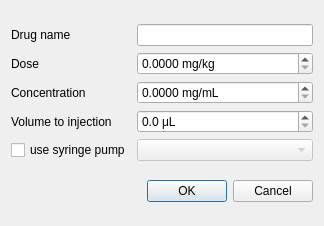
<?xml version="1.0" encoding="UTF-8"?>
<ui version="4.0">
 <class>Dialog</class>
 <widget class="QDialog" name="Dialog">
  <property name="geometry">
   <rect>
    <x>0</x>
    <y>0</y>
    <width>324</width>
    <height>226</height>
   </rect>
  </property>
  <property name="windowTitle">
   <string>Dialog</string>
  </property>
  <property name="modal">
   <bool>true</bool>
  </property>
  <layout class="QVBoxLayout" name="verticalLayout">
   <item>
    <layout class="QGridLayout" name="gridLayout">
     <item row="3" column="0">
      <widget class="QLabel" name="volumeToInjectionLabel">
       <property name="text">
        <string>Volume to injection</string>
       </property>
      </widget>
     </item>
     <item row="1" column="1">
      <widget class="QDoubleSpinBox" name="drugDoseSpinBox">
       <property name="sizePolicy">
        <sizepolicy hsizetype="MinimumExpanding" vsizetype="Fixed">
         <horstretch>0</horstretch>
         <verstretch>0</verstretch>
        </sizepolicy>
       </property>
       <property name="alignment">
        <set>Qt::AlignLeading|Qt::AlignLeft|Qt::AlignVCenter</set>
       </property>
       <property name="suffix">
        <string> mg/kg</string>
       </property>
       <property name="decimals">
        <number>4</number>
       </property>
       <property name="maximum">
        <double>1000000.000000000000000</double>
       </property>
       <property name="singleStep">
        <double>0.100000000000000</double>
       </property>
      </widget>
     </item>
     <item row="2" column="0">
      <widget class="QLabel" name="concentrationLabel">
       <property name="text">
        <string>Concentration</string>
       </property>
      </widget>
     </item>
     <item row="0" column="0">
      <widget class="QLabel" name="drugNameLabel">
       <property name="text">
        <string>Drug name</string>
       </property>
      </widget>
     </item>
     <item row="1" column="0">
      <widget class="QLabel" name="drugDoseLabel">
       <property name="text">
        <string>Dose</string>
       </property>
      </widget>
     </item>
     <item row="2" column="1">
      <widget class="QDoubleSpinBox" name="drugConcentrationSpinBox">
       <property name="sizePolicy">
        <sizepolicy hsizetype="MinimumExpanding" vsizetype="Fixed">
         <horstretch>0</horstretch>
         <verstretch>0</verstretch>
        </sizepolicy>
       </property>
       <property name="suffix">
        <string> mg/mL</string>
       </property>
       <property name="decimals">
        <number>4</number>
       </property>
       <property name="maximum">
        <double>1000000.000000000000000</double>
       </property>
       <property name="singleStep">
        <double>0.100000000000000</double>
       </property>
      </widget>
     </item>
     <item row="0" column="1">
      <widget class="QLineEdit" name="drugNameLineEdit"/>
     </item>
     <item row="4" column="0">
      <widget class="QCheckBox" name="usePumpCheckBox">
       <property name="toolTip">
        <string>Check this box if this drug is injected using a syringe pump</string>
       </property>
       <property name="text">
        <string>use syringe pump</string>
       </property>
      </widget>
     </item>
     <item row="4" column="1">
      <widget class="QComboBox" name="pumpComboBox">
       <property name="enabled">
        <bool>false</bool>
       </property>
      </widget>
     </item>
     <item row="3" column="1">
      <widget class="QDoubleSpinBox" name="drugVolumeSpinBox">
       <property name="sizePolicy">
        <sizepolicy hsizetype="MinimumExpanding" vsizetype="Fixed">
         <horstretch>0</horstretch>
         <verstretch>0</verstretch>
        </sizepolicy>
       </property>
       <property name="suffix">
        <string> μL</string>
       </property>
       <property name="decimals">
        <number>1</number>
       </property>
       <property name="maximum">
        <double>1000000.000000000000000</double>
       </property>
      </widget>
     </item>
    </layout>
   </item>
   <item>
    <widget class="QDialogButtonBox" name="buttonBox">
     <property name="orientation">
      <enum>Qt::Horizontal</enum>
     </property>
     <property name="standardButtons">
      <set>QDialogButtonBox::Cancel|QDialogButtonBox::Ok</set>
     </property>
    </widget>
   </item>
  </layout>
 </widget>
 <tabstops>
  <tabstop>drugNameLineEdit</tabstop>
  <tabstop>drugDoseSpinBox</tabstop>
  <tabstop>drugConcentrationSpinBox</tabstop>
  <tabstop>drugVolumeSpinBox</tabstop>
  <tabstop>usePumpCheckBox</tabstop>
 </tabstops>
 <resources/>
 <connections>
  <connection>
   <sender>buttonBox</sender>
   <signal>accepted()</signal>
   <receiver>Dialog</receiver>
   <slot>accept()</slot>
   <hints>
    <hint type="sourcelabel">
     <x>248</x>
     <y>254</y>
    </hint>
    <hint type="destinationlabel">
     <x>157</x>
     <y>274</y>
    </hint>
   </hints>
  </connection>
  <connection>
   <sender>buttonBox</sender>
   <signal>rejected()</signal>
   <receiver>Dialog</receiver>
   <slot>reject()</slot>
   <hints>
    <hint type="sourcelabel">
     <x>316</x>
     <y>260</y>
    </hint>
    <hint type="destinationlabel">
     <x>286</x>
     <y>274</y>
    </hint>
   </hints>
  </connection>
 </connections>
</ui>
